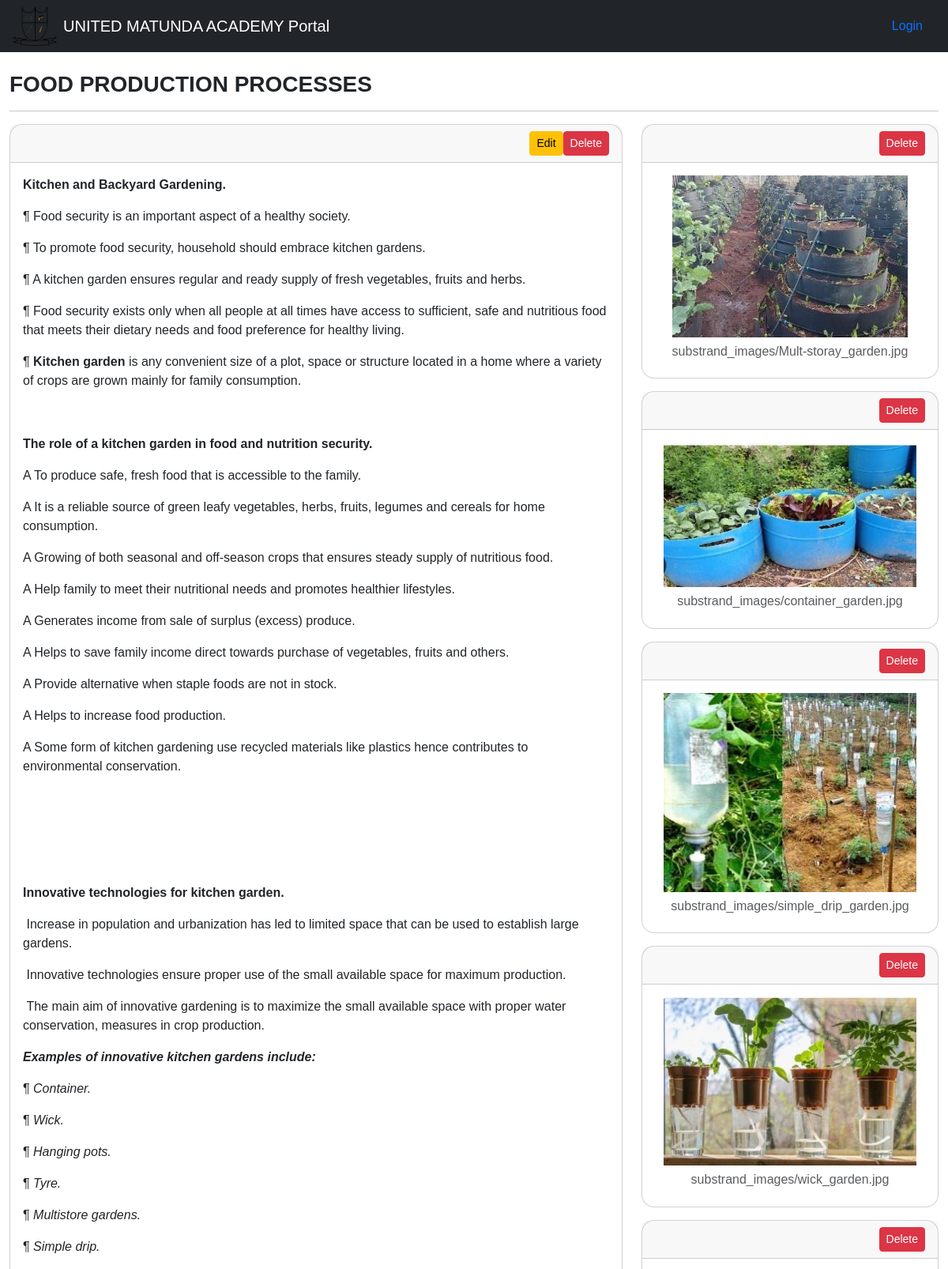
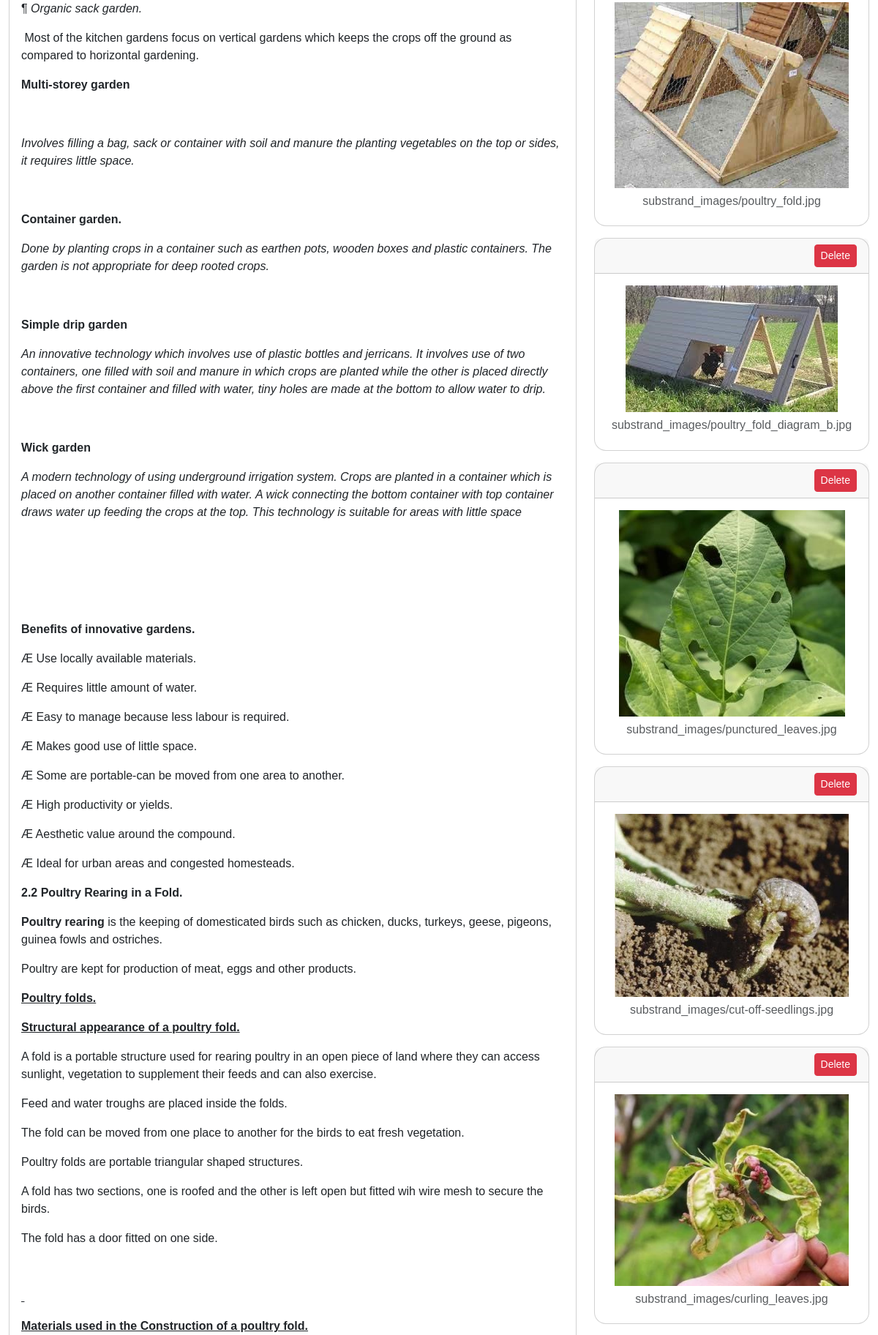
The page /substrand/resources/view/13/ (upper part) on the database its author committed (2 pictures, top to bottom).
### ELearning/models.py (models this page shows)
class SubStrand(models.Model):
    strand = models.ForeignKey(Strand, related_name='substrands', on_delete=models.CASCADE)
    name = models.CharField(max_length=200)
    def __str__(self):
        return self.name

class Note(models.Model):
    substrand = models.ForeignKey(SubStrand, on_delete=models.CASCADE, related_name="notes")
    content = models.TextField()

class ImageResource(models.Model):
    substrand = models.ForeignKey(SubStrand, on_delete=models.CASCADE, related_name="images")
    name = models.CharField(max_length=255)
    image = models.ImageField(upload_to='substrand_images/')

### ELearning/views.py (the view, shortened to what this page needs)
# urls.py: path('substrand/resources/view/<int:substrand_id>/', views.SubstrandResourceView.as_view(), name='resources_view'),
class SubstrandResourceView(TemplateView):
    template_name = 'curriculum_management/view_substrand_resources.html'
    def get(self, request, *args, **kwargs):
        try:
            substrand = get_object_or_404(SubStrand, id=self.kwargs['substrand_id'])
            notes = Note.objects.filter(substrand=substrand)
            images = ImageResource.objects.filter(substrand=substrand)
            videos = VideoResource.objects.filter(substrand=substrand)
            context = {
                'substrand': substrand,
                'notes': notes,
                'images': images,
                'videos': videos,
            }
            return render(request, self.template_name, context)
        except Exception as e:
            return HttpResponse(f"Unable to load resources: {e}", status=500)

### ELearning/templates/curriculum_management/view_substrand_resources.html (shortened to what this page needs)
{% extends 'base.html' %}
{% block content %}
    <h3>{{ substrand }}</h3>
    <hr>
    <div class="row">
        <div class="col-md-8">
    {% for item in notes %}
        <div class="card">
            <div class="card-header">
                <div class="d-flex justify-content-end">
                    <a href="{% url 'edit_notes' item.pk substrand.id %}" class="btn btn-warning btn-sm">Edit</a>
                    <br>
                    <a href="{% url 'delete_notes' item.pk substrand.id %}" class="btn btn-danger btn-sm">Delete</a>
                </div>
            </div>
            <div class="card-body">
                {{ item.content | safe }}
            </div>
        </div>
    {% endfor %}
        </div>
        <div class="col-md-4">
            {% for item in images %}
                <div class="card mb-3">
                    <div class="card-header">
                        <div class="d-flex justify-content-end">
                            <a href="{% url 'delete_image' item.pk substrand.id %}" class="btn btn-danger btn-sm">Delete</a>
                        </div>
                    </div>
                    <div class="card-body text-center">
                        <img src="{{ item.image.url }}" class="img-fluid mb-2" style="max-width: 20rem;">
                        <h6 class="text-muted">{{ item.image.name }}</h6>
                    </div>
                </div>
            {% empty %}
                <p>No images uploaded.</p>
            {% endfor %}
        </div>
    </div>
{% endblock %}

### Assessments/templates/base.html (style rules this page uses)
body { font-family: 'Poppins', sans-serif; }
h1, h2, h3, h4, h5 { font-family: 'Poppins', sans-serif; font-weight: 600; }
.card { border-radius: 1rem; }

### rows shown on the page
SubStrand: name "FOOD PRODUCTION PROCESSES"
Note: content "Kitchen and Backyard Gardening. ¶ Food security is an important aspect of a healthy society. ¶ To promote food security, household should embrace kitchen gardens. ¶ A kitchen garden ensures regular and ready supply of fresh vegetables, fruits and herbs. ¶ Food security exists only when all people at all times have access to sufficient, safe and nutritious food that meets their dietary needs and food preference for healthy living. ¶ Kitchen garden is any convenient size of a plot, space or structure located in a home where a variety of crops are grown mainly for family consumption. The role of a kitchen garden in food and nutrition security. A To produce safe, fresh food that is accessible…"
ImageResource: image (picture), image.name "substrand_images/Mult-storay_garden.jpg"
ImageResource: image (picture), image.name "substrand_images/container_garden.jpg"
ImageResource: image (picture), image.name "substrand_images/simple_drip_garden.jpg"
ImageResource: image (picture), image.name "substrand_images/wick_garden.jpg"
ImageResource: image (picture), image.name "substrand_images/poultry_fold.jpg"
ImageResource: image (picture), image.name "substrand_images/poultry_fold_diagram_b.jpg"
ImageResource: image (picture), image.name "substrand_images/punctured_leaves.jpg"
ImageResource: image (picture), image.name "substrand_images/cut-off-seedlings.jpg"
ImageResource: image (picture), image.name "substrand_images/curling_leaves.jpg"
